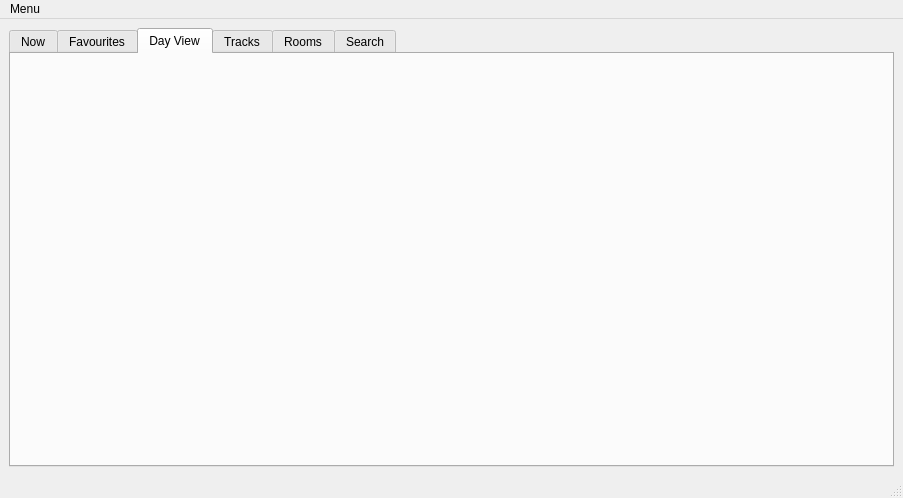
<?xml version="1.0" encoding="UTF-8"?>
<ui version="4.0">
 <class>MainWindow</class>
 <widget class="QMainWindow" name="MainWindow">
  <property name="geometry">
   <rect>
    <x>0</x>
    <y>0</y>
    <width>903</width>
    <height>498</height>
   </rect>
  </property>
  <property name="minimumSize">
   <size>
    <width>400</width>
    <height>300</height>
   </size>
  </property>
  <property name="windowTitle">
   <string>FOSDEM Schedule</string>
  </property>
  <widget class="QWidget" name="centralwidget">
   <layout class="QGridLayout" name="gridLayout">
    <item row="0" column="0">
     <widget class="QTabWidget" name="tabWidget">
      <property name="currentIndex">
       <number>2</number>
      </property>
      <widget class="QWidget" name="nowTab">
       <attribute name="title">
        <string>Now</string>
       </attribute>
       <layout class="QGridLayout" name="gridLayout_7">
        <item row="0" column="0">
         <widget class="NowTabContainer" name="nowTabContainer" native="true"/>
        </item>
       </layout>
      </widget>
      <widget class="QWidget" name="favouritesTab">
       <attribute name="title">
        <string>Favourites</string>
       </attribute>
       <layout class="QGridLayout" name="gridLayout_3">
        <item row="0" column="0">
         <widget class="FavTabContainer" name="favsTabContainer" native="true"/>
        </item>
       </layout>
      </widget>
      <widget class="QWidget" name="dayViewTab">
       <attribute name="title">
        <string>Day View</string>
       </attribute>
       <layout class="QGridLayout" name="gridLayout_2">
        <item row="0" column="0">
         <widget class="DayViewTabContainer" name="dayTabContainer" native="true"/>
        </item>
       </layout>
      </widget>
      <widget class="QWidget" name="tracksTab">
       <attribute name="title">
        <string>Tracks</string>
       </attribute>
       <layout class="QGridLayout" name="gridLayout_4">
        <item row="0" column="0">
         <widget class="TracksTabContainer" name="tracksTabContainer" native="true"/>
        </item>
       </layout>
      </widget>
      <widget class="QWidget" name="roomsTab">
       <attribute name="title">
        <string>Rooms</string>
       </attribute>
       <layout class="QGridLayout" name="gridLayout_8">
        <item row="0" column="0">
         <widget class="RoomsTabContainer" name="roomsTabContainer" native="true"/>
        </item>
       </layout>
      </widget>
      <widget class="QWidget" name="searchTab">
       <attribute name="title">
        <string>Search</string>
       </attribute>
       <layout class="QHBoxLayout" name="horizontalLayout_1">
        <item>
         <widget class="SearchTabContainer" name="searchTabContainer" native="true">
          <property name="sizePolicy">
           <sizepolicy hsizetype="Expanding" vsizetype="Expanding">
            <horstretch>0</horstretch>
            <verstretch>0</verstretch>
           </sizepolicy>
          </property>
         </widget>
        </item>
       </layout>
      </widget>
     </widget>
    </item>
   </layout>
  </widget>
  <widget class="QStatusBar" name="statusbar"/>
  <widget class="QMenuBar" name="menuBar">
   <property name="geometry">
    <rect>
     <x>0</x>
     <y>0</y>
     <width>903</width>
     <height>25</height>
    </rect>
   </property>
   <widget class="QMenu" name="menuMenu">
    <property name="title">
     <string>Menu</string>
    </property>
    <addaction name="settingsAction"/>
    <addaction name="aboutAction"/>
    <addaction name="conferencesAction"/>
   </widget>
   <addaction name="menuMenu"/>
  </widget>
  <action name="actionSettings">
   <property name="text">
    <string>Settings</string>
   </property>
  </action>
  <action name="settingsAction">
   <property name="icon">
    <iconset resource="../icons.qrc">
     <normaloff>:/icons/settings.png</normaloff>:/icons/settings.png</iconset>
   </property>
   <property name="text">
    <string>Settings</string>
   </property>
  </action>
  <action name="aboutAction">
   <property name="icon">
    <iconset resource="../icons.qrc">
     <normaloff>:/icons/info.png</normaloff>:/icons/info.png</iconset>
   </property>
   <property name="text">
    <string>About</string>
   </property>
  </action>
  <action name="conferencesAction">
   <property name="text">
    <string>Conferences</string>
   </property>
  </action>
 </widget>
 <customwidgets>
  <customwidget>
   <class>SearchTabContainer</class>
   <extends>QWidget</extends>
   <header>searchtabcontainer.h</header>
  </customwidget>
  <customwidget>
   <class>DayViewTabContainer</class>
   <extends>QWidget</extends>
   <header>dayviewtabcontainer.h</header>
  </customwidget>
  <customwidget>
   <class>FavTabContainer</class>
   <extends>QWidget</extends>
   <header>favtabcontainer.h</header>
  </customwidget>
  <customwidget>
   <class>TracksTabContainer</class>
   <extends>QWidget</extends>
   <header>trackstabcontainer.h</header>
  </customwidget>
  <customwidget>
   <class>RoomsTabContainer</class>
   <extends>QWidget</extends>
   <header>roomstabcontainer.h</header>
  </customwidget>
  <customwidget>
   <class>NowTabContainer</class>
   <extends>QWidget</extends>
   <header>nowtabcontainer.h</header>
  </customwidget>
 </customwidgets>
 <resources>
  <include location="../icons.qrc"/>
 </resources>
 <connections/>
</ui>
